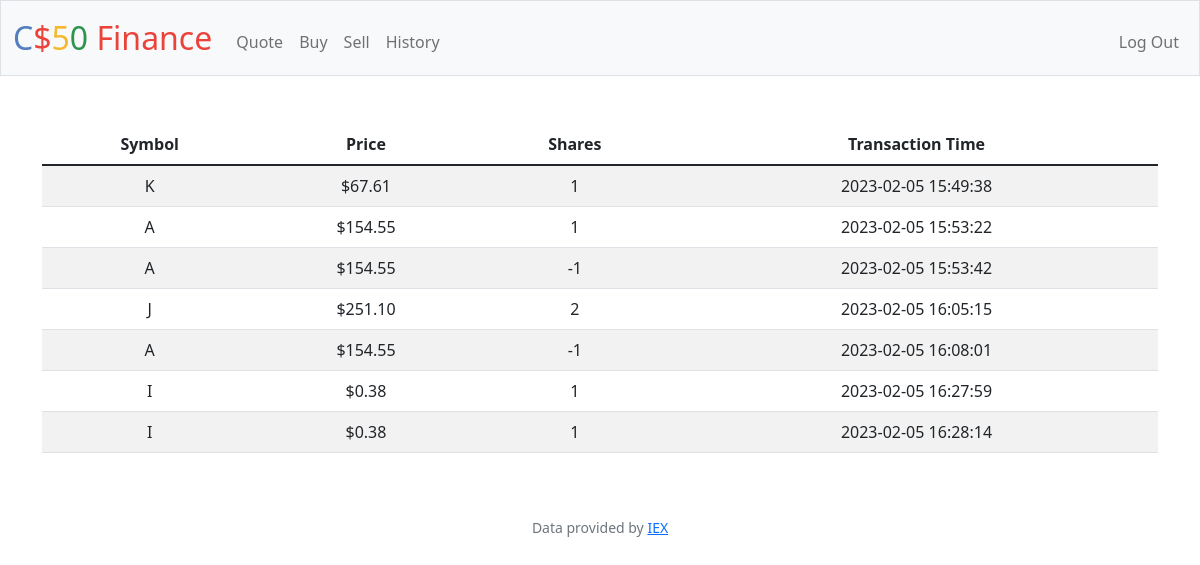
The app's page /history (signed in), older data.
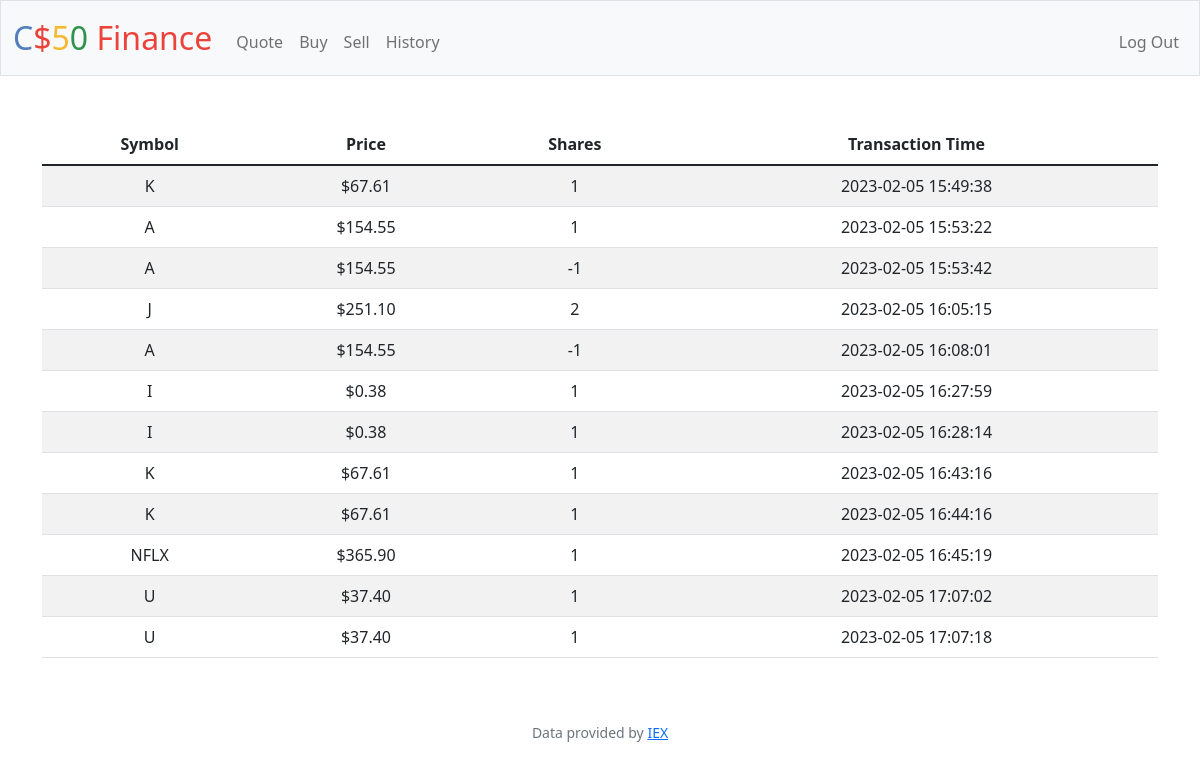
The same page, newer data.
### tables this page shows
CREATE TABLE trx(
id integer primary key autoincrement not null,
user_id integer not null,
symbol text not null,
shares integer not null,
price float not null,
trx_time DATETIME DEFAULT CURRENT_TIMESTAMP, name text after symbol);

### app.py (the view)
@app.route("/history")
@login_required
def history():
    id = session["user_id"]
    history = db.execute("SELECT * FROM trx where user_id = ?", id)
    return render_template("history.html", history = history)

### app.py (called while the page is built)
@app.after_request
def after_request(response):
    response.headers["Cache-Control"] = "no-cache, no-store, must-revalidate"
    response.headers["Expires"] = 0
    response.headers["Pragma"] = "no-cache"
    return response

### helpers.py (called while the page is built)
def login_required(f):
    @wraps(f)
    def decorated_function(*args, **kwargs):
        if session.get("user_id") is None:
            return redirect("/login")
        return f(*args, **kwargs)
    return decorated_function

def usd(value):
    return f"${value:,.2f}"

### templates/history.html (shortened to what this page needs)
{% extends "layout.html" %}
{% block main %}
    <div class="container">
        <table class="table table-striped">
            <thead>
                <th>Symbol</th>
                <th>Price</th>
                <th>Shares</th>
                <th>Transaction Time</th>
            </thead>
            <tbody>
                {% for hist in history %}
                <tr>
                    <td>{{ hist["symbol"] }}</td>
                    <td>{{ hist["price"] | usd }}</td>
                    <td>{{ hist["shares"] }}</td>
                    <td>{{ hist["trx_time"] }}</td>
                </tr>
                {% endfor %}
            </tbody>
        </table>
    </div>
{% endblock %}

Row changes from the older to the newer data that the page shows:
added trx: symbol "K", price "$67.61", shares "1", trx_time "2023-02-05 16:43:16"
added trx: symbol "K", price "$67.61", shares "1", trx_time "2023-02-05 16:44:16"
added trx: symbol "NFLX", price "$365.90", shares "1", trx_time "2023-02-05 16:45:19"
added trx: symbol "U", price "$37.40", shares "1", trx_time "2023-02-05 17:07:02"
added trx: symbol "U", price "$37.40", shares "1", trx_time "2023-02-05 17:07:18"
